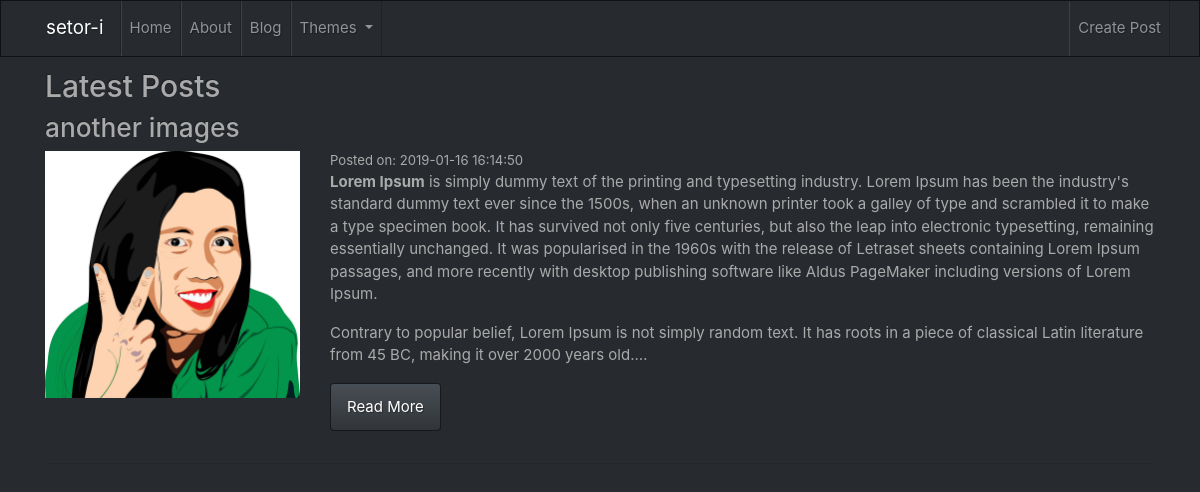
Screenshot of /index.php/posts with the database file from the repository.
### tables this page shows
CREATE TABLE `posts` (
  `id` int(11) NOT NULL,
  `title` varchar(255) NOT NULL,
  `slug` varchar(255) NOT NULL,
  `body` text NOT NULL,
  `post_image` varchar(255) NOT NULL,
  `created_at` timestamp NOT NULL DEFAULT CURRENT_TIMESTAMP
);

### application/controllers/Posts.php (called while the page is built, shortened)
<?php
	class Posts extends CI_Controller{
		public function index(){
			$data['title'] = 'Latest Posts';
			$data['posts'] = $this->post_model->get_post();
			$this->load->view('templates/header');
			$this->load->view('posts/index', $data);
			$this->load->view('templates/footer');
		}
	}

### index.php (called while the page is built, shortened)
<?php
require_once BASEPATH.'core/CodeIgniter.php';

### application/models/Post_model.php (called while the page is built, shortened)
<?php
	class Post_model extends CI_Model{
		public function get_post($slug = FALSE){
			if($slug === FALSE){
				$this->db->order_by('id', 'DESC');
				$query = $this->db->get('posts');
				return $query->result_array();
			}
			$query = $this->db->get_where('posts', array('slug' => $slug));
			return $query->row_array();
		}
	}

### application/views/posts/index.php (the view)
<br><br><br>
<h2><?php echo $title ?></h2>
<?php foreach($posts as $post) : ?>
	<h3><?php echo $post['title']; ?></h3>
	<div class="row">
		<div class="col-md-3">
			<img class="post-thumb" src="<?php echo site_url(); ?>assets/images/posts/<?php echo $post['post_image']; ?>">
		</div>
		<div class="col-md-9">
			<small class="post-date">Posted on: <?php echo $post['created_at']; ?></small><br>
	<?php echo word_limiter($post['body'], 120); ?>
	<p><a class="btn btn-primary" href="<?php echo site_url('/posts/'.$post['slug']); ?>">Read More</a></p>
		</div>
	</div>
	<hr>
<?php endforeach; ?>

### application/views/templates/header.php (shortened to what this page needs)
<html>
	<head>
		<link rel="stylesheet" href="https://bootswatch.com/4/slate/bootstrap.min.css">
		<link rel="stylesheet" href="<?php echo base_url(); ?>assets/css/style.css">
	</head>
	<body>
		<div class="navbar navbar-expand-lg fixed-top navbar-dark bg-dark">
	      <div class="container">
	      	<div class="navbar-header">
	        	<a href="<?php echo base_url(); ?>" class="navbar-brand">setor-i</a>
	    	</div>
	        <div class="collapse navbar-collapse" id="navbarResponsive">
	          <ul class="navbar-nav">
	          	<li class="nav-item">
	              <a class="nav-link" href="<?php echo base_url(); ?>">Home</a>
	            </li>
	            <li class="nav-item">
	              <a class="nav-link" href="<?php echo base_url(); ?>about">About</a>
	            </li>
	            <li class="nav-item">
	              <a class="nav-link" href="<?php echo base_url(); ?>posts">Blog</a>
	            </li>
	            <li class="nav-item dropdown">
	              <a class="nav-link dropdown-toggle" data-toggle="dropdown" href="#" id="themes">Themes <span class="caret"></span></a>
	            </li>
	          </ul>
	          <ul class="nav navbar-nav ml-auto">
	            <li class="nav-item">
	              <a class="nav-link" href="<?php echo base_url(); ?>posts/create">Create Post</a>
	            </li>
	          </ul>
	        </div>
	      </div>
	    </div>
	    <div class="container">

### application/views/templates/footer.php (shortened to what this page needs)
		</div>
	</body>
</html>

### assets/css/style.css (style rules this page uses)
.post-thumb { width: 100%; }

### rows the page displays
posts: title "another images", post_image (picture), created_at "2019-01-16 16:14:50", body "Lorem Ipsum is simply dummy text of the printing and typesetting industry. Lorem Ipsum has been the industry's standard dummy text ever since the 1500s, when an unknown printer took a galley of type and scrambled it to make a type specimen book. It has survived not only five centuries, but also the leap into electronic typesetting, remaining essentially unchanged. It was popularised in the 1960s with the release of Letraset sheets containing Lorem Ipsum passages, and more recently with desktop publishing software like Aldus PageMaker including versions of Lorem Ipsum. Contrary to popular belief, Lorem Ipsum is not simply random text. It has roots in a piece of classical Latin literature…"

### other values shown
$title "Latest Posts"
